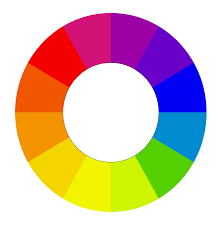
#> input picture 2 meet/assignment-opencv/resource/sourceimage.png, 224 x 225 px
$ python blurpicture.py
#> lines starting #> are read from the running program, lines starting #| are printed output that depends on the picture
import cv2 as cv2
import numpy as np

img = cv2.imread('resource/sourceimage.png')
#> img is the input picture: shape (225, 224, 3); mean B, G, R 176.1, 189.7, 214.6
cv2.imshow('original', img)
gray = cv2.cvtColor(img, cv2.COLOR_BGR2GRAY)
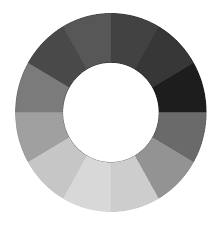
#> gray: shape (225, 224); min 25, max 255, mean 195.6
cv2.imshow('gray scale', gray)

blur = cv2.blur(img,(5,5))
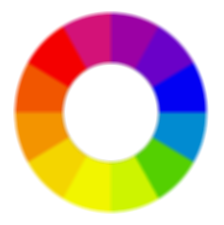
#> blur: shape (225, 224, 3); mean B, G, R 176.1, 189.7, 214.6
cv2.imshow('blur image', blur)

gauss = cv2.GaussianBlur(blur, (5,5), 0)
cv2.imshow('gauss image', gauss)

median = cv2.medianBlur(img, 5)
cv2.imshow('median image', median)

bilateral = cv2.bilateralFilter(img, 9, 75, 75)
cv2.imshow('bilateral image', bilateral)

cv2.waitKey(0)
cv2.destroyAllWindows()
